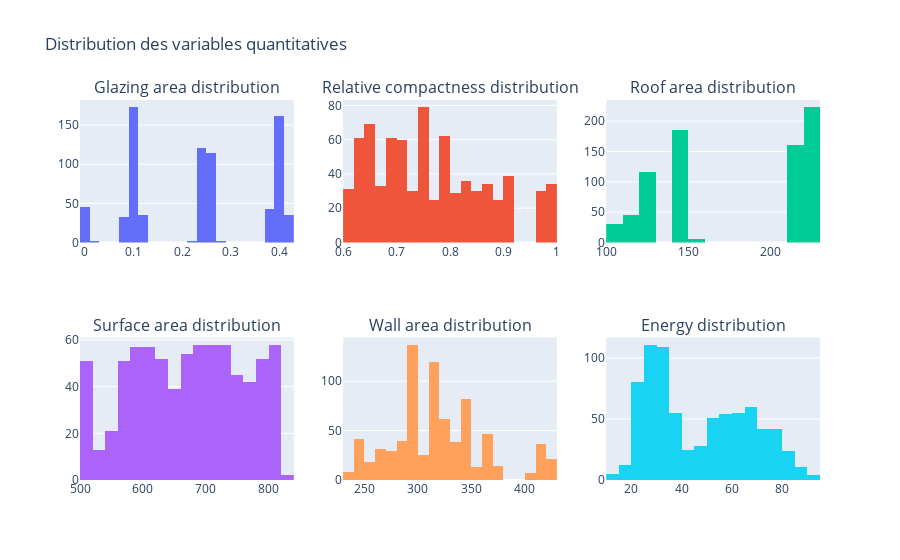

Notebook source saved alongside this figure:
### Markdown cell above
Les variables ne sont pas toutes de même ordre de grandeur mais les distributions semblent homogènes. Etant donné les ordres de grandeurs bien différents, une attention particulière sera accordée lors de la réalisation de l'ACP. \
Il faut maintenant étudier plus précisemment la distribution de ces variables.

<br>

### Code cell
# Quels bins choisir ?
fig = make_subplots(rows=2, cols=3, subplot_titles=("Glazing area distribution", 
                                                    "Relative compactness distribution", 
                                                    "Roof area distribution", 
                                                    "Surface area distribution",
                                                    "Wall area distribution",
                                                    "Energy distribution"))


fig.append_trace(go.Histogram(x=x["Glazing.area"]), 1, 1)
fig.append_trace(go.Histogram(x=x["Relative.compactness"]), 1, 2)
fig.append_trace(go.Histogram(x=x["Roof.area"]), 1, 3)
fig.append_trace(go.Histogram(x=x["Surface.area"]), 2, 1)
fig.append_trace(go.Histogram(x=x["Wall.area"]), 2, 2)
fig.append_trace(go.Histogram(x=x["Energy"]), 2, 3)

fig.update_layout(showlegend=False, title_text="Distribution des variables quantitatives")
fig.show()

### Figure 1 — Plotly figure (JSON) as saved in the notebook; plotly's stock layout.template omitted (floating-point values rounded to 4 significant figures; data arrays with more than 128 entries replaced by an {"elided": "..."} marker saying what was removed)
{"data": [{"type": "histogram", "x": {"elided": "768 float values"}, "xaxis": "x", "yaxis": "y"}, {"type": "histogram", "x": {"elided": "768 float values"}, "xaxis": "x2", "yaxis": "y2"}, {"type": "histogram", "x": {"elided": "768 float values"}, "xaxis": "x3", "yaxis": "y3"}, {"type": "histogram", "x": {"elided": "768 float values"}, "xaxis": "x4", "yaxis": "y4"}, {"type": "histogram", "x": {"elided": "768 float values"}, "xaxis": "x5", "yaxis": "y5"}, {"type": "histogram", "x": {"elided": "768 float values"}, "xaxis": "x6", "yaxis": "y6"}], "layout": {"annotations": [{"font": {"size": 16}, "showarrow": false, "text": "Glazing area distribution", "x": 0.1444, "xanchor": "center", "xref": "paper", "y": 1, "yanchor": "bottom", "yref": "paper"}, {"font": {"size": 16}, "showarrow": false, "text": "Relative compactness distribution", "x": 0.5, "xanchor": "center", "xref": "paper", "y": 1, "yanchor": "bottom", "yref": "paper"}, {"font": {"size": 16}, "showarrow": false, "text": "Roof area distribution", "x": 0.8556, "xanchor": "center", "xref": "paper", "y": 1, "yanchor": "bottom", "yref": "paper"}, {"font": {"size": 16}, "showarrow": false, "text": "Surface area distribution", "x": 0.1444, "xanchor": "center", "xref": "paper", "y": 0.375, "yanchor": "bottom", "yref": "paper"}, {"font": {"size": 16}, "showarrow": false, "text": "Wall area distribution", "x": 0.5, "xanchor": "center", "xref": "paper", "y": 0.375, "yanchor": "bottom", "yref": "paper"}, {"font": {"size": 16}, "showarrow": false, "text": "Energy distribution", "x": 0.8556, "xanchor": "center", "xref": "paper", "y": 0.375, "yanchor": "bottom", "yref": "paper"}], "showlegend": false, "title": {"text": "Distribution des variables quantitatives"}, "xaxis": {"anchor": "y", "domain": [0, 0.2889]}, "xaxis2": {"anchor": "y2", "domain": [0.3556, 0.6444]}, "xaxis3": {"anchor": "y3", "domain": [0.7111, 1]}, "xaxis4": {"anchor": "y4", "domain": [0, 0.2889]}, "xaxis5": {"anchor": "y5", "domain": [0.3556, 0.6444]}, "xaxis6": {"anchor": "y6", "domain": [0.7111, 1]}, "yaxis": {"anchor": "x", "domain": [0.625, 1]}, "yaxis2": {"anchor": "x2", "domain": [0.625, 1]}, "yaxis3": {"anchor": "x3", "domain": [0.625, 1]}, "yaxis4": {"anchor": "x4", "domain": [0, 0.375]}, "yaxis5": {"anchor": "x5", "domain": [0, 0.375]}, "yaxis6": {"anchor": "x6", "domain": [0, 0.375]}}}
